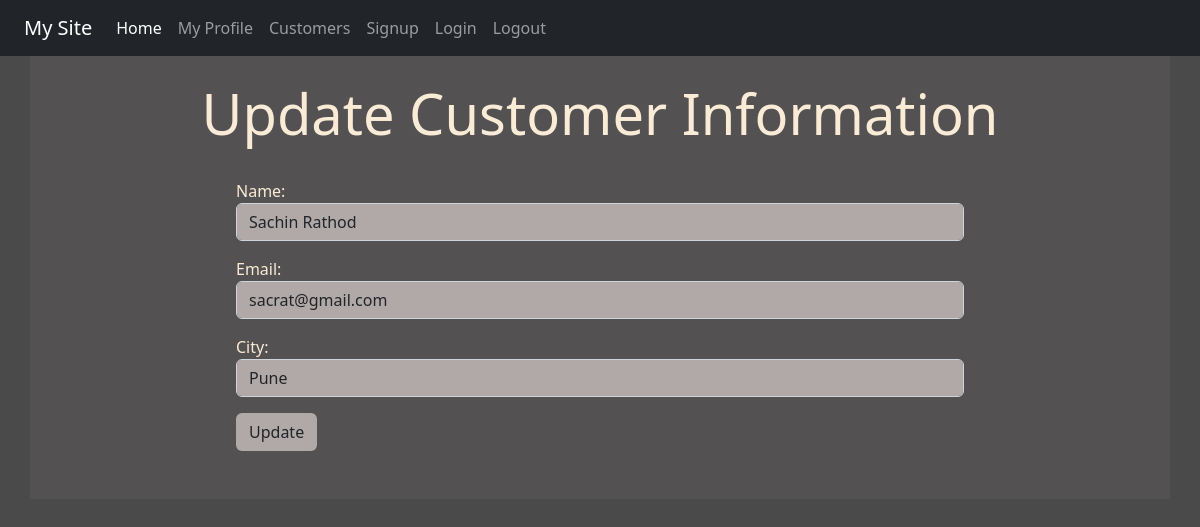
The page /edit/5/ on the database its author committed.
### reg/models.py (models this page shows, shortened)
class Employee(models.Model):
    id=models.AutoField(primary_key=True)
    name=models.CharField(max_length = 100)
    email=models.EmailField()
    city = models.CharField(max_length=15)
    class Meta:
        db_table="employee"

### reg/views.py (the view)
# urls.py: path('edit/<int:id>/',views.edit, name='updatedata'),
def edit(request,id):
    employee = Employee.objects.get(id=id)
    form = EmployeeForm(request.POST or None, instance = employee)
    return render(request, 'reg/updatecustomer.html',{'formm':form, 'id':id})

### reg/forms.py
class EmployeeForm(forms.ModelForm):
    class Meta:
        model = Employee
        fields = ['name', 'email', 'city']
        widgets = {
            'name': forms.TextInput(attrs={'class':'form-control'}),
            'email': forms.EmailInput(attrs={'class':'form-control'}),
            'city': forms.TextInput(attrs={'class':'form-control'}),
        }

### reg/templates/reg/updatecustomer.html (shortened to what this page needs)
{% extends 'reg/base.html' %}
{% block content %}
<div class="jumbotron jumbotron-fluid jumbo-color">
    <div class="container">
        <br>
        <h1 class="text-center display-4 font-weight-bold">Update Customer Information</h1>
        <br>
        <div class="col-sm-8 offset-2">
            <form action="{% url 'updatedata' id %}" method="post">
                {{formm.as_p}}
                <input type="submit" class="btn btnnn" value="Update">
            </form>
            <br>
            <br>
        </div>
        </div>
        {% endblock content %}

### reg/static/reg/css/style.css (style rules this page uses)
body { background-color:rgb(75,74,74); color: antiquewhite; }
.jumbo-color { background-color:rgb(83,81,82); }
.form-control { background-color: rgb(177, 168, 168); }
.btnnn { background-color: rgb(177, 168, 168) }

### rows shown on the page
Employee: name "Sachin Rathod", email "sacrat@gmail.com", city "Pune"
